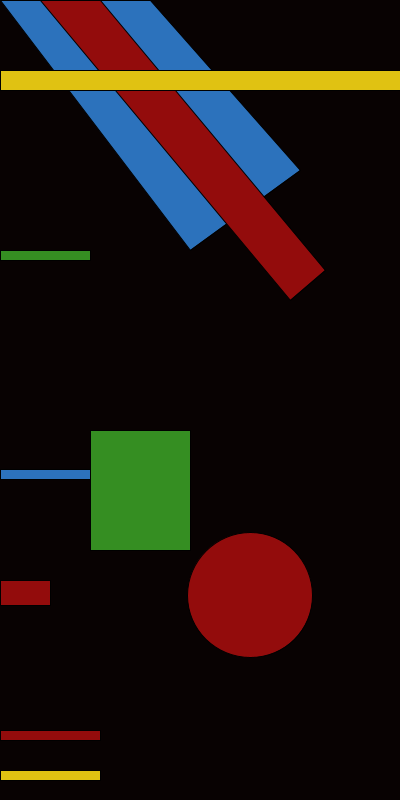
Frame 1 (no input)
Frame 2 (the mouse pressed at the canvas centre, redrawn once): identical to frame 1, image omitted

The Processing sketch that drew this single still picture (run headless with seeded random() and noise(); the mouse was pressed at the canvas centre and the sketch redrawn once):

// Processing sketch: processing_24513
// ── processing_24513.pde

void setup(){
  
size(400,800);   
noLoop();
//beginRecord(PDF, "forth sketch.pdf");   
}

void draw(){
//Your code here.  

//fill(44,114,188);//fill blue rectangle1.
//quad(105,140,240,0,350,0,175,195);
//fill(147,12,12);//fill red rectangle2.
//quad(0,290,270,0,320,0,0,350);
background(8,2,2);
fill(44,114,188);//fill blue rectangle1.
quad(0,0,150,0,300,170,190,250);

fill(147,12,12);//fill red rectangle 1.
quad(40,0,100,0,325,270,290,300);

fill(53,142,34);//green
rect(0,250,90,10);//fill green rect.

fill(224,194,18);//fill yellow.
rect(0,70,400,20);

fill(44,114,188);//fill blue rectangle.
rect(0,469,90,10);

fill(53,142,34);//green
rect(90,430,100,120);//fill green rect.

fill(147,12,12);//fill red
rect(0,580,50,25);//fill red rectangle.

fill(147,12,12);//fill red circle.
ellipse(250, 595, 125, 125);//create red circle

fill(147,12,12);//fill red
rect(0,730,100,10);

fill(224,194,18);//fill yellow.
rect(0,770,100,10);

//endRecord();
}
